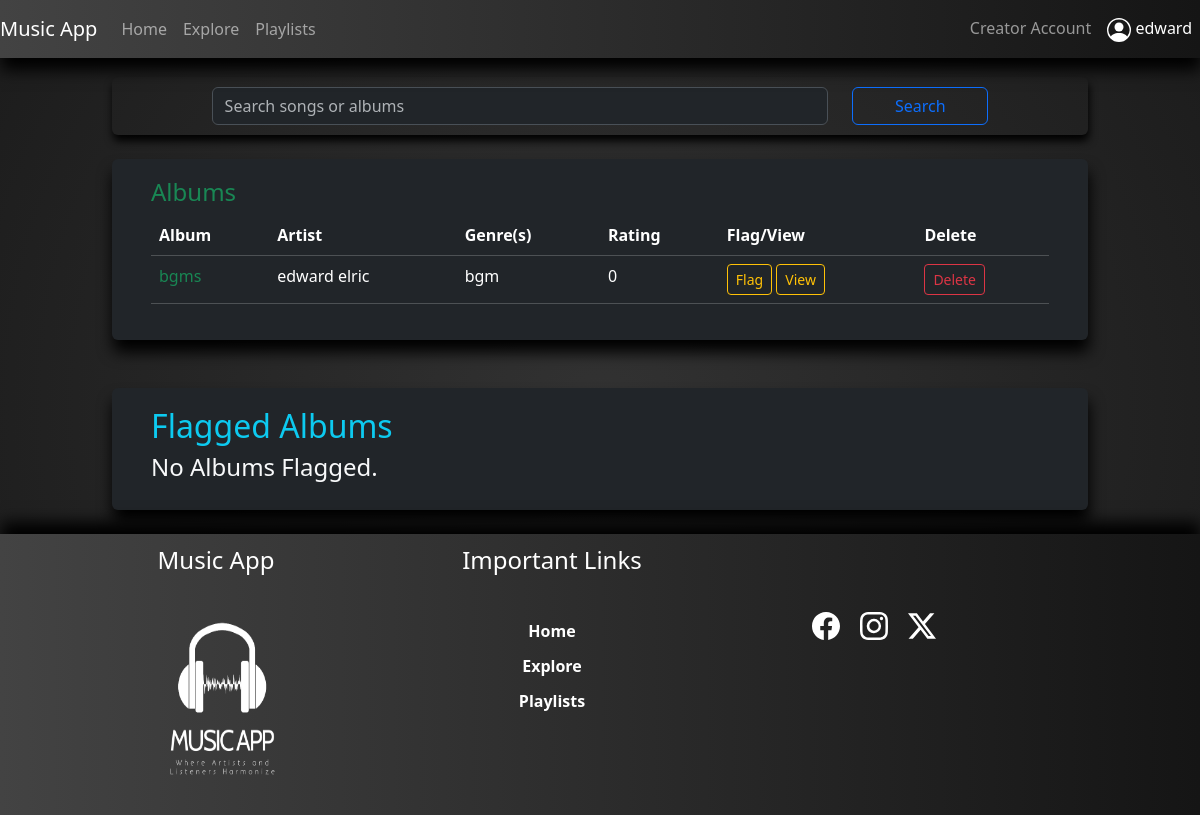
Page /allAlbums (signed in) on the committed database.
### app/models.py (models this page shows, shortened)
class Users(UserMixin, db.Model):
    id = db.Column(db.Integer(), autoincrement=True, primary_key=True)
    u_userType = db.Column(db.String(50), nullable=False)
    u_status = db.Column(db.String(50), nullable=False)
    u_flag = db.Column(db.Integer(), nullable=False)
    u_fName = db.Column(db.String(100), nullable=False)
    u_lName = db.Column(db.String(100))
    u_gender = db.Column(db.String(50), nullable=False)
    u_username = db.Column(db.String(100), nullable=False, unique=True)
    u_email = db.Column(db.String(200), nullable=False)
    u_password = db.Column(db.String(1000), nullable=False)
    albums = db.relationship('Albums', backref='users')
    songs = db.relationship('Songs', backref='users')
    playlists = db.relationship('Playlists', backref='users')

class Albums(UserMixin, db.Model):
    id = db.Column(db.Integer(), autoincrement=True, primary_key=True)
    a_name = db.Column(db.String(100), nullable=False)
    a_artist = db.Column(db.String(50), nullable=False)
    a_genres = db.Column(db.String(50), nullable=False)
    a_date = db.Column(db.String(50), nullable=False)
    a_rating = db.Column(db.Integer())
    a_totalRaters = db.Column(db.Integer())
    a_flag = db.Column(db.Integer(), nullable=False)
    user_id = db.Column(db.Integer(),db.ForeignKey('users.id'),nullable=False)
    songs = db.relationship('Songs', backref='albums')

### app/views.py (the view, shortened to what this page needs)
@app.route('/allAlbums', methods=['GET','POST'])
@login_required
def allAlbums():
    form = SearchForm()
    albums=Albums.query.filter(Albums.a_flag==Flagged[0]).order_by(Albums.a_rating.desc()).all()
    flaggedAlbums=Albums.query.filter(Albums.a_flag==Flagged[1]).all()
    if request.method == 'GET':
        searchedSongsList=[]
        return render_template('admin/allAlbums.html', aA="active text-success", form=form, sSL=searchedSongsList, aList=albums, aFList=flaggedAlbums)

### app/forms.py
class SearchForm(FlaskForm):
    searchString = StringField("Search String", validators=[DataRequired()])
    search = SubmitField("Search")

### app/views.py (called while the page is built)
@login_manager.user_loader
def load_user(user_id):
    return Users.query.get(user_id)

### app/templates/admin/allAlbums.html (shortened to what this page needs)
{% extends 'layouts/base.html' %}
{% block content %}
<div class="container-fluid">
    <div class="row">
        <div class="col-md-10 offset-md-1 col-lg-10 offset-lg-1 col-sm-8 offset-sm-2">
            <div class="mySearchCont rounded">
                <form action="" class="form" method="POST" data-bs-theme="dark">
                    <div class="row">
                        <div class="col-md-8 offset-md-1 col-lg-8 offset-lg-1 col-sm-8 offset-sm-1">
                            {{ form.searchString(class="form-control", placeholder="Search songs or albums") }}
                        </div>
                        <div class="col-md-2 col-lg-2 col-sm-2">
                            <div class="d-grid">
                                {{ form.search(class="btn btn-outline-primary") }}
                            </div>
                        </div>
                    </div>
                </form>
            </div>
        </div>
    </div>
    <div class="row">
        <div class="col-md-10 offset-md-1 col-lg-10 offset-lg-1 col-sm-10 offset-sm-1">
            <div class="myExploreCont rounded bg-dark mt-4 mb-4">
                <h4 class="text-captialized text-success">Albums</h4>
                <table class="table table-dark table-hover rounded table-responsive{-sm|-md|-lg}">
                    <thead>
                        <tr>
                            <th scope="col">Album</th>
                            <th scope="col">Artist</th>
                            <th scope="col">Genre(s)</th>
                            <th scope="col">Rating</th>
                            <th scope="col">Flag/View</th>
                            <th scope="col">Delete</th>
                        </tr>
                    </thead>
                    <tbody>
                        {% for a in aList %}
                        <tr>
                            <td class="text-success">{{a['a_name']}}</td>
                            <td>{{a['a_artist']}}</td>
                            <td>{{a['a_genres']}}</td>
                            <td>{{a['a_rating']}}</td>
                            <td>
                                <a href="{{url_for('flagAlbum', aid=a['id'])}}" style="text-decoration: none;">
                                    <button class="btn btn-outline-warning btn-sm">Flag</button>
                                </a>
                                <a href="{{url_for('albumDetails', aid=a['id'])}}">
                                    <button class="btn btn-outline-warning btn-sm">View</button>
                                </a>
                            </td>
                            <td>
                                <a href="{{url_for('deleteAlbum', aid=a['id'])}}">
                                    <button class="btn btn-outline-danger btn-sm">Delete</button>
                                </a>
                            </td>
                        </tr>
                        {% endfor %}
                    </tbody>
                </table>
            </div>
        </div>
    </div>
    <div class="row">
        <div class="col-md-10 offset-md-1 col-lg-10 offset-lg-1 col-sm-10 offset-sm-1">
            <div class="myExploreCont rounded bg-dark mt-4 mb-4">
                <h2 class="text-captialized text-info">Flagged Albums</h2>
                {% if aFList|length == 0 %}
                <h4 class="text-light">No Albums Flagged.</h4>
                {% endif %}
            </div>
        </div>
    </div>
</div>
{% endblock %}

### app/templates/includes/nav.html (shortened to what this page needs)
<nav class="navbar navbar-expand-lg navbar-expand-md myNavbar bg-light navbar-dark sticky-top">
    {% if current_user.is_authenticated %}
        {% if current_user.u_userType == 'Admin' %}
        <a class="navbar-brand" href="{{url_for('adminHome')}}">Music App</a>
        {% else %}
        <a href="{{url_for('userHome')}}" class="navbar-brand">Music App</a>
        {% endif %}
    {% endif %}
        <div class="collapse navbar-collapse" id="navbarNav">
            <ul class="navbar-nav">
                <li class="nav-item">
                    {% if current_user.is_authenticated %}
                        {% if current_user.u_userType == 'Admin' %}
                            <a class="nav-link {{aH}}" aria-current="page" href="{{url_for('adminHome')}}">Home</a>
                        {% else %}
                        <a class="nav-link {{uH}}" aria-current="page" href="{{url_for('userHome')}}">Home</a>
                        {% endif %}
                    {% endif %}
                </li>
                <li class="nav-item">
                    {% if current_user.is_authenticated %}
                        {% if current_user.u_userType == 'Admin' %}
                            <a class="nav-link {{aAN}}" href="{{url_for('analytics')}}">Analytics</a>
                        {% else %}
                            <a href="{{url_for('exploreMusic')}}" class="nav-link {{uE}}">Explore</a>
                        {% endif %}
                    {% endif %}
                </li>
                <li class="nav-item">
                    {% if current_user.is_authenticated %}
                        {% if current_user.u_userType == 'Admin' %}
                            <a class="nav-link {{aT}}" href="{{url_for('allTracks')}}">Tracks</a>
                        {% else %}
                            <a href="{{url_for('playlists')}}" class="nav-link {{uP}}">Playlists</a>
                        {% endif %}
                    {% endif %}
                </li>
            </ul>
            <ul class="navbar-nav ms-auto">
                <li class="nav-item">
                    {% if current_user.is_authenticated  and current_user.u_userType != 'Admin' %}
                    <a href="{{url_for('creatorHome')}}" class="nav-link {{cH}}">Creator Account</a>
                    {% endif %}
                </li>
                <li class="nav-item dropdown show">
                    {% if current_user.is_authenticated %}
                    <a href="#" class="nav-link active" id="dropdownMenu" data-toggle="dropdown" aria-haspopup="true" aria-expanded="false">
                        {{current_user.u_fName}}
                    </a>
                    {% endif %}
                </li>
            </ul>
        </div>
</nav>

### app/static/css/musicStreamingStyle.css (style rules this page uses)
body { min-height: 100vh; display: flex; flex-direction: column; background: radial-gradient(circle at 50.1% 50.1%, rgb(50, 50, 50) 0%, rgb(28, 28, 28) 99.4%); color: #fff; }
.myNavbar { background-color:#434343; background-image: linear-gradient(to right, #434343 0%, #151515 100%); box-shadow: 1px 12px 15px #000; }
.myNavbar>div>ul>li { color: #fff; }
.mySearchCont { margin-top: 2%; padding: 1% 2%; box-shadow: 1px 6px 8px #000; }
.myExploreCont { background-color: transparent; box-shadow: 1px 12px 15px #000; padding: 2% 4%; max-height: 70vh; overflow-y: scroll; }
.myExploreCont>table>tbody>tr>td>a { text-decoration: none; }

### rows in the picture
Users: u_fName "edward"
Albums: a_name "bgms", a_artist "edward elric", a_genres "bgm", a_rating "0"
